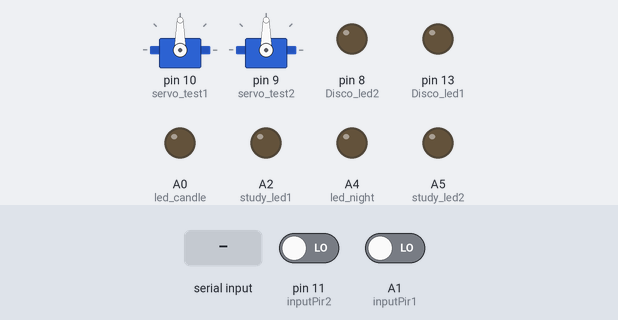
The sketch below on a simulated Arduino Uno, built with avr-gcc and run on an emulated ATmega328P. Parts: 2 × servo, output pins drawn as LEDs (lit = HIGH). Dashed ring = blinking. The test bench sets the inputs (shaded band); at power-on: pin 11 (inputPir2) LOW, A1 (inputPir1) LOW.

Above: at 1.2 s.
1.3 s: "d\n" received over the second serial link
At 1.7 s:
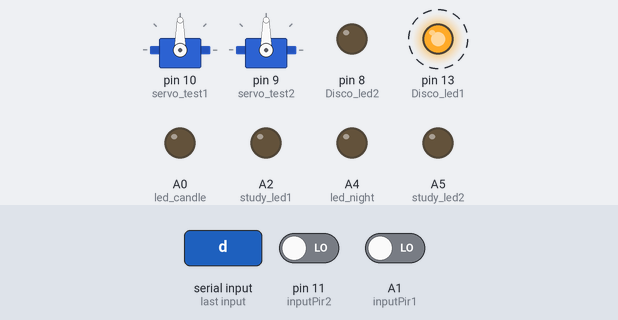
4.3 s: "n\n" received over the second serial link
At 4.9 s:
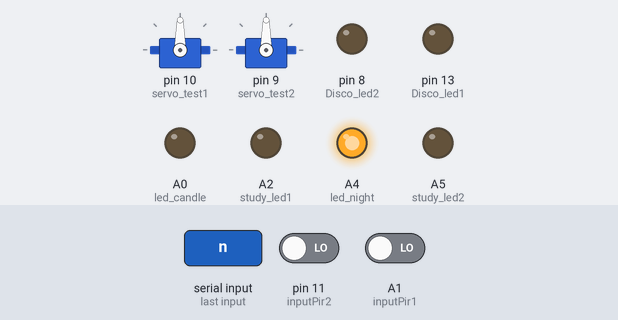
5.8 s: "c\n" received over the second serial link
At 10.7 s:
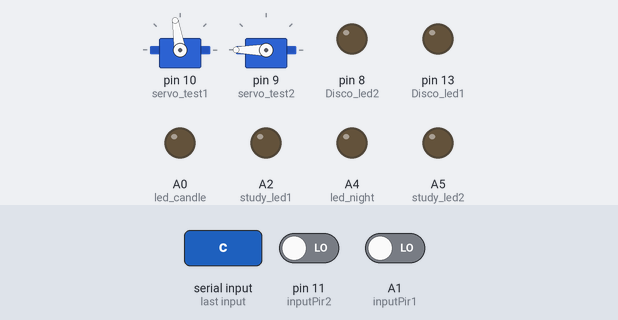
14.8 s: "s\n" received over the second serial link
At 17.5 s:
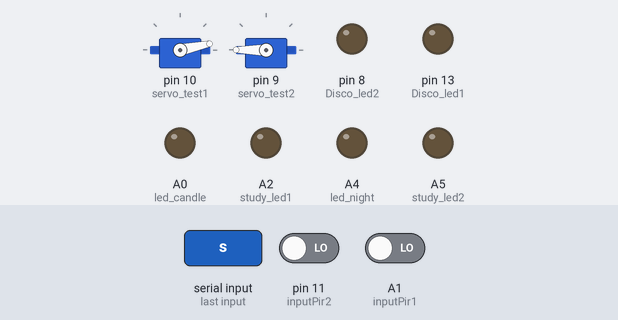
17.8 s: "n\n" received over the second serial link
At 18.6 s:
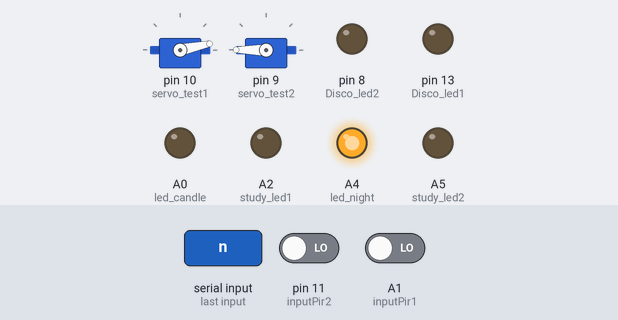
19.3 s: "d\n" received over the second serial link
At 19.7 s:
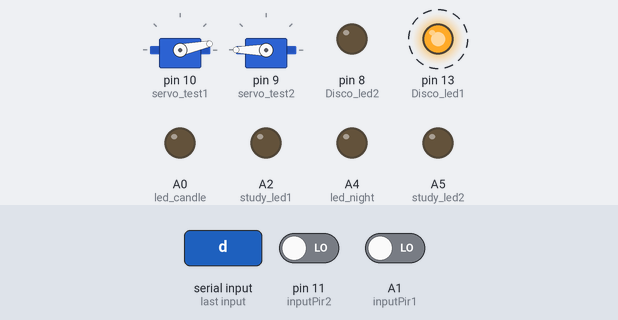
Timing chart, 0 to 23.3 s (numbered marks = the images above; inputs shaded):
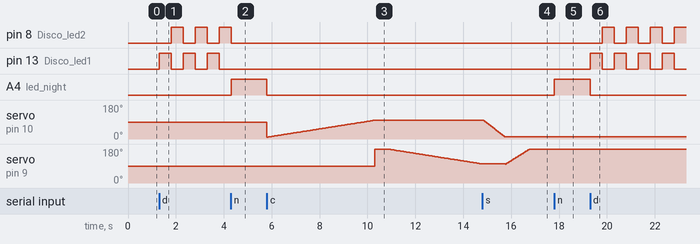

The sketch:

Interactive_Lamp.ino
```cpp
#include <SoftwareSerial.h>
#include <Servo.h>
Servo servo_test1;
Servo servo_test2;

SoftwareSerial mySerial(6, 5);
char c;
int pirState = LOW;
int inputPir1 = A1;
int inputPir2 = 11;
int pir_value1 = 0;
int pir_value2 = 0;
int count_study1 = 0;
int count_study2 = 0;
int DCmotor = LOW;
int Disco_led1 = 13;
int Disco_led2 = 8;
int dc_in1 = 2;
int dc_in2 = 4;
int dc_en = 3;
int candle_mode = LOW;
int led_candle = A0;
int night_mode = LOW;
int led_night = A4;
int study_led1 = A2;
int study_led2 = A5;
int final_value1 = 0;
int final_value2 = 0;
int temp = 0;


void setup() {
  pinMode(dc_in1, OUTPUT);
  pinMode(dc_in2, OUTPUT);
  pinMode(dc_en, OUTPUT);
  servo_test1.attach(10);
  servo_test2.attach(9);
  pinMode(inputPir1, INPUT);
  pinMode(inputPir2, INPUT);
  pinMode(led_candle, OUTPUT);
  pinMode(Disco_led1, OUTPUT);
  pinMode(Disco_led2, OUTPUT);
  pinMode(led_night, OUTPUT);
  pinMode(study_led1, OUTPUT);
  pinMode(study_led2, OUTPUT);
  mySerial.begin(9600);
}

void loop() {
 if (mySerial.available()>0 ){
  c = (char)mySerial.read();
  mySerial.println(c);
  if (c == 's' || c == 'n' || c == 'd' || c == 'c')
  {mode_off();}
  mode_on(c);
  }

if (pirState == HIGH)
{
  pir_value1 = digitalRead(inputPir1);


  if (pir_value1 == HIGH && count_study1 == 0) {
    count_study1 = 1;
    servo1(1, 130);
   // Serial.println("moving");
    digitalWrite(study_led1,HIGH);
  }

 pir_value2 = digitalRead(inputPir2);
  if (pir_value2 == HIGH && count_study2 == 0) {

    digitalWrite(study_led2,HIGH);
    count_study2 = 1;
    servo2(1, 60);
    }

  if (pir_value1 == LOW && count_study1 == 1){
    for (int t=1; t<=10; t++)
    {delay(1000);
   // pir_value2 = digitalRead(inputPir2);
    pir_value1=digitalRead(inputPir1);

    if (pir_value1 == HIGH) break;
    else if (pir_value1 == LOW && t == 10){
      digitalWrite(study_led1,LOW);
      count_study1 = 0;
      servo1(0,130);
      //digitalWrite(study_led1,LOW);
      //Serial.println("notmoving");
    }
   }
  }

  if (pir_value2 == LOW && count_study2 == 1){
    for (int t=1; t<=10; t++)
    {delay(1000);
    pir_value2=digitalRead(inputPir2);
    if (pir_value2 == HIGH) break;
    else if (pir_value2 == LOW && t == 10){
      //Serial.println("hey");
      digitalWrite(study_led2,LOW);
      count_study2 = 0;
      servo2(0,60);
    }
   }
  }
}


if ( DCmotor == HIGH)
{
 digitalWrite(Disco_led1, HIGH);
 delay(500);
 //Serial.println("dcMotorMoving");
// digitalWrite(dc_in1,HIGH);
// digitalWrite(dc_in2,LOW);
// analogWrite(dc_en,250);
// delay(2000);
 //analogWrite(dc_en,0);
 digitalWrite(Disco_led1, LOW);
 digitalWrite(Disco_led2, HIGH);
 delay(500);
// digitalWrite(dc_in1 , LOW);
// digitalWrite(dc_in2 , HIGH);
// analogWrite(dc_en,250);
// delay(2000);
 //analogWrite(dc_en,0);
 digitalWrite(Disco_led2, LOW);
 }

if (candle_mode == HIGH && temp ==1)
{
 servo1(1, 100);
 servo2(1,100);
 //add delay according to time of coming down
 digitalWrite(led_candle, HIGH);
 temp = 0;
  }

if (night_mode == HIGH)
{

  digitalWrite(led_night, HIGH);}
}


void servo1(int a, int max_angle1)
{
  if (a == 1)
  {for(int angle = 10; angle < max_angle1; angle += 1)   // command to move from 0 degrees to 180 degrees
  {
    servo_test1.write(angle);                 //command to rotate the servo to the specified angle
    delay(50);
  }
    }
  else
  {
    for(int angle = max_angle1; angle>=10; angle-=4)     // command to move from 180 degrees to 0 degrees
  {
    servo_test1.write(angle);              //command to rotate the servo to the specified angle
    delay(40);
  }
 }
}

void servo2(int b, int max_angle2)
{
  if (b == 1)
  {for(int angle = 190; angle > max_angle2; angle -= 1)   // command to move from 0 degrees to 180 degrees
  {
    servo_test2.write(angle);                 //command to rotate the servo to the specified angle
    delay(50);
  }
  }
  else
  {    for(int angle = max_angle2; angle<=190; angle+=4)     // command to move from 180 degrees to 0 degrees
  {
    servo_test2.write(angle);              //command to rotate the servo to the specified angle
    delay(50);}
}
}

void mode_on(char c)
{
 if (c == 's')
 {pirState = HIGH;}
 else if (c == 'd')
 {DCmotor = HIGH;}
 else if (c == 'c')
 {candle_mode = HIGH;
 temp = 1;}
 else if (c == 'n')
 {night_mode = HIGH;}
 }


void mode_off()
{
if (pirState == HIGH)
{ if (count_study1 == 1) {
  servo1(0,130);
  count_study1 = 0;
}
  if (count_study2 == 1) {
    servo2(0, 100);
    count_study2 = 0;}
  pirState = LOW;
 digitalWrite(A2,LOW);
 digitalWrite(A5,LOW);
  }


 else if (DCmotor == HIGH)
 {
  DCmotor = LOW;
  analogWrite(dc_en,0);
  digitalWrite(dc_in1, LOW);
  digitalWrite(dc_in2, LOW);}


else if (candle_mode == HIGH)
{ digitalWrite(led_candle, LOW);
  servo1(0,100);
  servo2(0,100);
  candle_mode = LOW;
  temp = 0;}

else if (night_mode == HIGH)
{ digitalWrite(led_night, LOW);
  night_mode = LOW;}
}
```

Measured:
- after the input at 1.3 s, pin 8 (Disco_led2): alternates HIGH for 0.50 s and LOW for 0.50 s, starting after 0.50 s; pin 13 (Disco_led1): alternates HIGH for 0.50 s and LOW for 0.50 s, starting at once
- after the input at 4.3 s, pin 8 (Disco_led2): goes on until 4.3 s, then stays LOW; pin 13 (Disco_led1): stays LOW (without the input it goes to HIGH after 0.01 s); A4 (led_night): LOW → HIGH at once
- after the input at 5.8 s, A4 (led_night): HIGH → LOW at once
- after the input at 14.8 s, A0 (led_candle): stays LOW (without the input it goes to HIGH after 0.02 s)
- after the input at 17.8 s, A4 (led_night): LOW → HIGH at once
- after the input at 19.3 s, pin 8 (Disco_led2): alternates HIGH for 0.50 s and LOW for 0.50 s, starting after 0.50 s; pin 13 (Disco_led1): alternates HIGH for 0.50 s and LOW for 0.50 s, starting at once; A4 (led_night): HIGH → LOW at once
